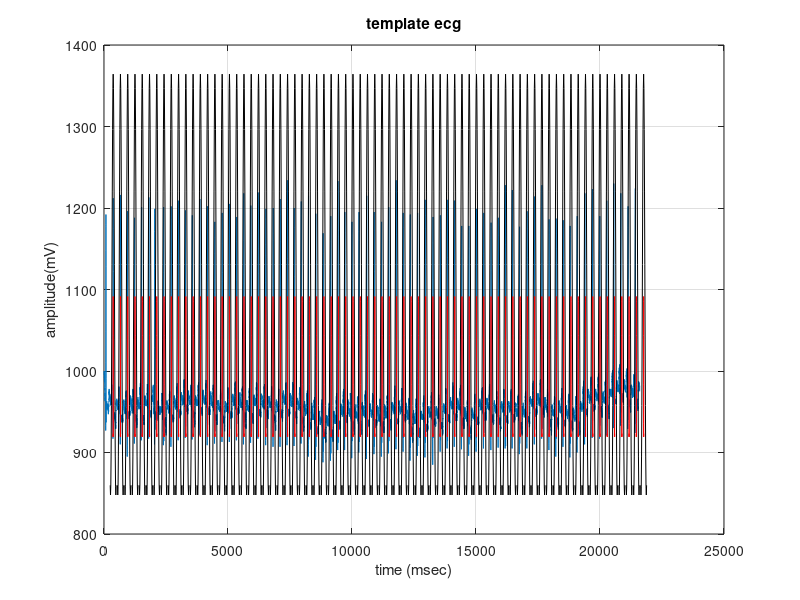

MATLAB code to generate this figure:
clc; clear all; close all;
load('100m.mat');
x=val(1,:);
ecg=x';
figure(1);
plot(ecg); grid on;
title('ecg wave'); xlabel('time (msec)'); ylabel('amplitude(mV)');
hold on;


f2=zeros(1,21600);
Fc=10;
Fb=8;
M=500;
t = -10:1:10;
    a = sqrt(Fb).*sinc(Fb*10*t/M);
    b = sqrt(-Fb).*sinc(Fb*10*t/M);
    c=a+b;
    
    for i=0:293:21600
    f1=(12*t);
    f2=(150*c)+940;
    f1=f1+i+370;
   
    plot(f1,f2,'k-');grid on; 
    hold on;
    end
title('template ecg'); xlabel('time (msec)'); ylabel('amplitude(mV)');


g2=zeros(1,21600);
Fc=10;
Fb=8;
M=500;

t = -10:1:10;
    a1 = sqrt(Fb).*sinc(Fb*10*t/M);
    b1 = sqrt(-Fb).*sinc(Fb*10*t/M);
    c1=a1+b1;
    
    for i=0:293:21600
    g1=(0.4*t);
    g2=(50*c1)+950;
    g1=g1+i+370;
    plot(g1,g2,'r-');grid on;
    hold on;
    end
title('template ecg'); xlabel('time (msec)'); ylabel('amplitude(mV)');


% 
%   for i=0:100:10000
%     plot(f2(i));
%     hold on;
%    plot(g2(i));
%    hold on;
%    end;
%  